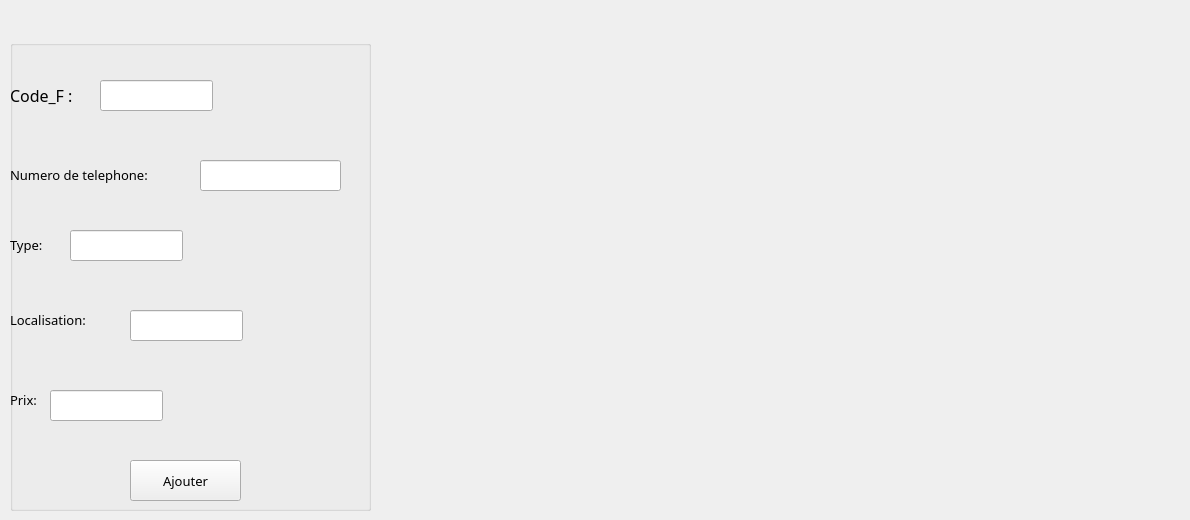
        <widget class="QWidget" name="ajout">
         <property name="font">
          <font>
           <family>MV Boli</family>
           <pointsize>10</pointsize>
          </font>
         </property>
         <attribute name="icon">
          <iconset>
           <normaloff>../Images/pluus.png</normaloff>../Images/pluus.png</iconset>
         </attribute>
         <attribute name="title">
          <string>Ajouter</string>
         </attribute>
         <attribute name="toolTip">
          <string>Ajout d&quot;un fournisseur</string>
         </attribute>
         <widget class="QLabel" name="label">
          <property name="geometry">
           <rect>
            <x>380</x>
            <y>50</y>
            <width>801</width>
            <height>381</height>
           </rect>
          </property>
          <property name="text">
           <string/>
          </property>
          <property name="pixmap">
           <pixmap>../../../../../../../../EXECUTABLE/Images/livraison-fournisseurs-achats-gestion-commerciale.png</pixmap>
          </property>
         </widget>
         <widget class="QGroupBox" name="groupBox_2">
          <property name="enabled">
           <bool>true</bool>
          </property>
          <property name="geometry">
           <rect>
            <x>10</x>
            <y>40</y>
            <width>361</width>
            <height>471</height>
           </rect>
          </property>
          <property name="mouseTracking">
           <bool>false</bool>
          </property>
          <property name="autoFillBackground">
           <bool>false</bool>
          </property>
          <property name="title">
           <string/>
          </property>
          <property name="flat">
           <bool>true</bool>
          </property>
          <property name="checkable">
           <bool>false</bool>
          </property>
          <widget class="QLabel" name="label_9">
           <property name="geometry">
            <rect>
             <x>0</x>
             <y>40</y>
             <width>151</width>
             <height>31</height>
            </rect>
           </property>
           <property name="font">
            <font>
             <family>MV Boli</family>
             <pointsize>10</pointsize>
            </font>
           </property>
           <property name="text">
            <string>&lt;html&gt;&lt;head/&gt;&lt;body&gt;&lt;p&gt;&lt;span style=&quot; font-size:12pt;&quot;&gt;Code_F :&lt;/span&gt;&lt;/p&gt;&lt;/body&gt;&lt;/html&gt;</string>
           </property>
          </widget>
          <widget class="QLineEdit" name="lineEdit_Code">
           <property name="geometry">
            <rect>
             <x>90</x>
             <y>40</y>
             <width>113</width>
             <height>31</height>
            </rect>
           </property>
           <property name="font">
            <font>
             <family>MV Boli</family>
             <pointsize>10</pointsize>
            </font>
           </property>
          </widget>
          <widget class="QLabel" name="label_10">
           <property name="geometry">
            <rect>
             <x>0</x>
             <y>190</y>
             <width>51</width>
             <height>31</height>
            </rect>
           </property>
           <property name="font">
            <font>
             <family>MV Boli</family>
             <pointsize>10</pointsize>
             <weight>50</weight>
             <bold>false</bold>
            </font>
           </property>
           <property name="text">
            <string>&lt;html&gt;&lt;head/&gt;&lt;body&gt;&lt;p&gt;&lt;span style=&quot; font-size:10pt;&quot;&gt;Type: &lt;/span&gt;&lt;/p&gt;&lt;/body&gt;&lt;/html&gt;</string>
           </property>
          </widget>
          <widget class="QLineEdit" name="lineEdit_Type">
           <property name="geometry">
            <rect>
             <x>60</x>
             <y>190</y>
             <width>113</width>
             <height>31</height>
            </rect>
           </property>
           <property name="font">
            <font>
             <family>MV Boli</family>
             <pointsize>10</pointsize>
            </font>
           </property>
          </widget>
          <widget class="QLabel" name="label_11">
           <property name="geometry">
            <rect>
             <x>0</x>
             <y>120</y>
             <width>181</width>
             <height>31</height>
            </rect>
           </property>
           <property name="font">
            <font>
             <family>MV Boli</family>
             <pointsize>10</pointsize>
            </font>
           </property>
           <property name="text">
            <string>&lt;html&gt;&lt;head/&gt;&lt;body&gt;&lt;p&gt;&lt;span style=&quot; font-size:10pt;&quot;&gt;Numero de telephone: &lt;/span&gt;&lt;/p&gt;&lt;/body&gt;&lt;/html&gt;</string>
           </property>
          </widget>
          <widget class="QLineEdit" name="lineEdit_Num">
           <property name="geometry">
            <rect>
             <x>190</x>
             <y>120</y>
             <width>141</width>
             <height>31</height>
            </rect>
           </property>
           <property name="font">
            <font>
             <family>MV Boli</family>
             <pointsize>10</pointsize>
            </font>
           </property>
          </widget>
          <widget class="QLabel" name="label_12">
           <property name="geometry">
            <rect>
             <x>0</x>
             <y>270</y>
             <width>101</width>
             <height>21</height>
            </rect>
           </property>
           <property name="font">
            <font>
             <family>MV Boli</family>
             <pointsize>10</pointsize>
            </font>
           </property>
           <property name="text">
            <string>&lt;html&gt;&lt;head/&gt;&lt;body&gt;&lt;p&gt;&lt;span style=&quot; font-size:10pt;&quot;&gt;Localisation: &lt;/span&gt;&lt;/p&gt;&lt;/body&gt;&lt;/html&gt;</string>
           </property>
          </widget>
          <widget class="QLineEdit" name="lineEdit_Localisation">
           <property name="geometry">
            <rect>
             <x>120</x>
             <y>270</y>
             <width>113</width>
             <height>31</height>
            </rect>
           </property>
           <property name="font">
            <font>
             <family>MV Boli</family>
             <pointsize>10</pointsize>
            </font>
           </property>
          </widget>
          <widget class="QLabel" name="label_14">
           <property name="geometry">
            <rect>
             <x>0</x>
             <y>350</y>
             <width>41</width>
             <height>21</height>
            </rect>
           </property>
           <property name="font">
            <font>
             <family>MV Boli</family>
             <pointsize>10</pointsize>
            </font>
           </property>
           <property name="text">
            <string>&lt;html&gt;&lt;head/&gt;&lt;body&gt;&lt;p&gt;&lt;span style=&quot; font-size:10pt;&quot;&gt;Prix: &lt;/span&gt;&lt;/p&gt;&lt;/body&gt;&lt;/html&gt;</string>
           </property>
          </widget>
          <widget class="QLineEdit" name="lineEdit_Prix">
           <property name="geometry">
            <rect>
             <x>40</x>
             <y>350</y>
             <width>113</width>
             <height>31</height>
            </rect>
           </property>
           <property name="font">
            <font>
             <family>MV Boli</family>
             <pointsize>10</pointsize>
            </font>
           </property>
          </widget>
          <widget class="QPushButton" name="Ajouter">
           <property name="geometry">
            <rect>
             <x>120</x>
             <y>420</y>
             <width>111</width>
             <height>41</height>
            </rect>
           </property>
           <property name="font">
            <font>
             <family>MV Boli</family>
             <pointsize>10</pointsize>
            </font>
           </property>
           <property name="text">
            <string>Ajouter</string>
           </property>
           <property name="icon">
            <iconset>
             <normaloff>../Images/pluus.png</normaloff>../Images/pluus.png</iconset>
           </property>
          </widget>
         </widget>
        </widget>
